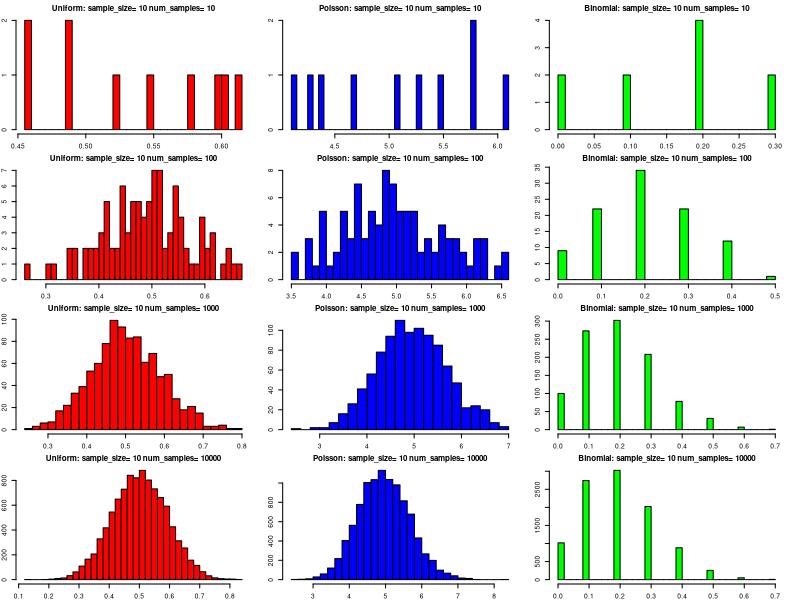
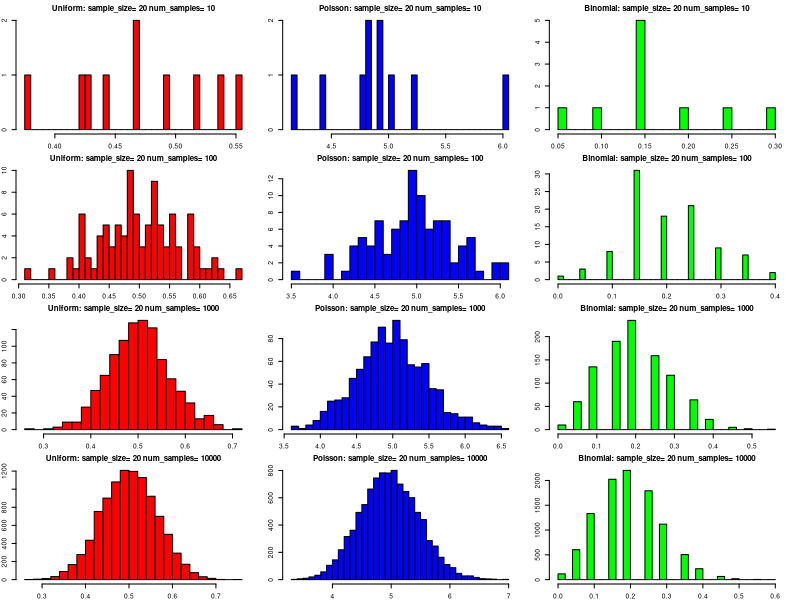
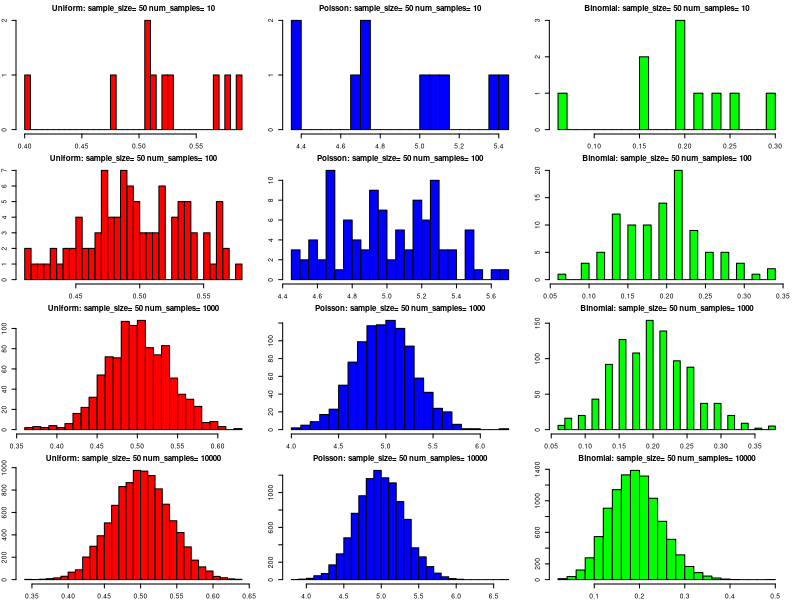
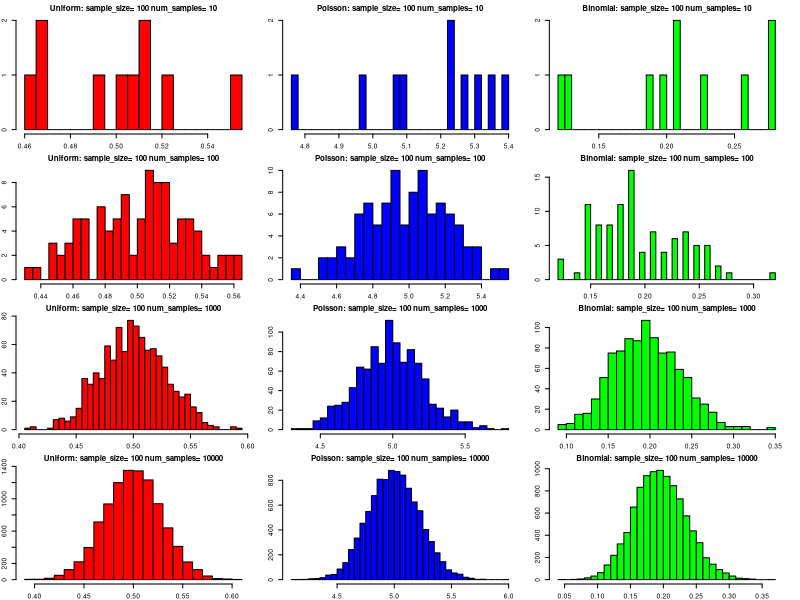
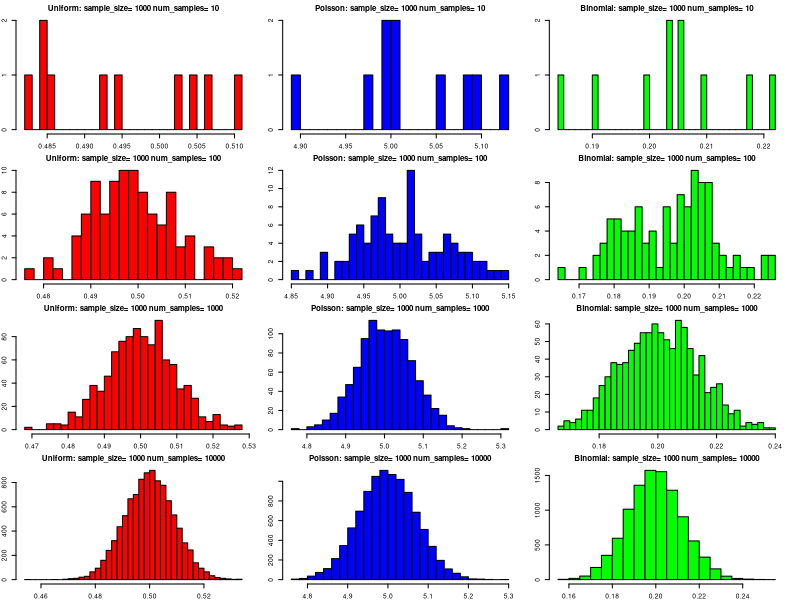

Reproduce these figures in R, in order.
## ---- chunk 1
knitr::opts_chunk$set(echo = TRUE)
## ---- chunk 2



# Specify the sample sizes and number of samples
sample_sizes <- c(10, 20, 50, 100, 1000)
num_samples <- c(10, 100, 1000, 10000)

# Create list objects to store the samples
samples_uniform <- list()
samples_poisson <- list()
samples_binomial <- list()

# Generate the samples using a for loop
for (i in seq_along(sample_sizes)) {
  m <- sample_sizes[i]
  samples_uniform[[i]] <- list()
  samples_poisson[[i]] <- list()
  samples_binomial[[i]] <- list()
  for (j in seq_along(num_samples)) {
    n <- num_samples[j]
    samples_uniform[[i]][[j]] <- replicate(m, runif(n, 0, 1))
    samples_poisson[[i]][[j]] <- replicate(m, rpois(n, 5))
    samples_binomial[[i]][[j]] <- replicate(m, rbinom(n, 1, 0.2))
  }
}

# Calculate the sample means
mean_samples_uniform <- lapply(samples_uniform, function(x) {
  lapply(x, rowMeans)
})

mean_samples_poisson <- lapply(samples_poisson, function(x) {
  lapply(x, rowMeans)
})

mean_samples_binomial <- lapply(samples_binomial, function(x) {
  lapply(x, rowMeans)
})

# Plot the histograms of the sample means
par(mfrow=c(4,3), cex=0.4, mar = rep(2, 4))
for (i in seq_along(sample_sizes)) {
  for (j in seq_along(num_samples)) {
    hist(mean_samples_uniform[[i]][[j]], main=paste("Uniform: sample_size=", sample_sizes[i], "num_samples=", num_samples[j]),
         xlab="Sample Mean", col="red", breaks=30)
    hist(mean_samples_poisson[[i]][[j]], main=paste("Poisson: sample_size=", sample_sizes[i], "num_samples=", num_samples[j]),
         xlab="Sample Mean", col="blue", breaks=30)
    hist(mean_samples_binomial[[i]][[j]], main=paste("Binomial: sample_size=", sample_sizes[i], "num_samples=", num_samples[j]),
         xlab="Sample Mean", col="green", breaks=30)
  }
}


      
      
## ---- chunk 3

# Read the txt file into a data frame
df <- read.table("salt.txt", header = TRUE, sep = "\t")

# View the data frame
head(df)
